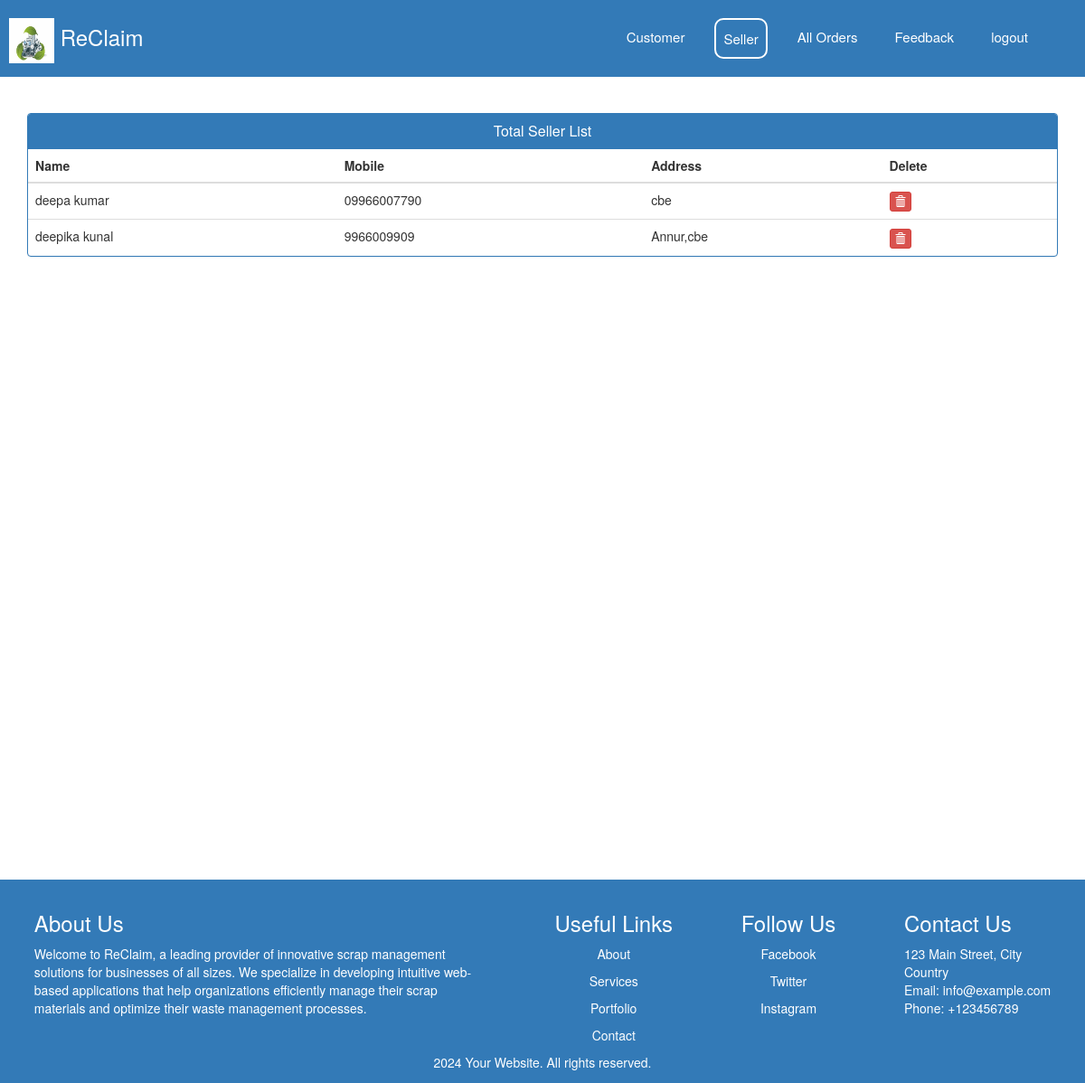
/view-seller (signed in), run on the app's committed database.
### ecom/models.py (models this page shows, shortened)
class Seller(models.Model):
    user=models.OneToOneField(User,on_delete=models.CASCADE)
    description = models.CharField(max_length=150)
    address = models.CharField(max_length=150)
    mobile = models.CharField(max_length=20,null=False)
    @property
    def get_name(self):
        return self.user.first_name+" "+self.user.last_name

### ecom/views.py (the view)
# urls.py: path('view-seller', views.view_seller_view,name='view-seller'),
@login_required(login_url='adminlogin')
def view_seller_view(request):
    sellers=models.Seller.objects.all()
    return render(request,'ecom/view_seller.html',{'sellers':sellers})

### templates/ecom/view_seller.html (shortened to what this page needs)
{% extends 'ecom/admin_base.html' %} {% load static %} {% block content %}
<head>
  <link
    href="//netdna.bootstrapcdn.com/bootstrap/3.0.0/css/bootstrap.min.css"
    rel="stylesheet"
    id="bootstrap-css"
  />
</head>
<div>
  <div style="min-height: 91vh" class="container">
    <div style="margin-top: 40px" class="panel panel-primary">
      <div class="panel-heading">
        <h6 class="panel-title">Total Seller List</h6>
      </div>
      <table class="table table-hover" id="dev-table">
        <thead>
          <tr>
            <th>Name</th>
            <th>Mobile</th>
            <th>Address</th>
            <th>Delete</th>
          </tr>
        </thead>
        {% for c in sellers %}
        <tr>
          <td>{{c.get_name}}</td>
          <td>{{c.mobile}}</td>
          <td>{{c.address}}</td>
          <td>
            <a
              class="btn btn-danger btn-xs"
              href="{% url 'delete-seller' c.id  %}"
              ><span class="glyphicon glyphicon-trash"></span
            ></a>
          </td>
        </tr>
        {% endfor %}
      </table>
    </div>
  </div>
</div>
{% endblock content %}

### templates/ecom/view_seller.html (style rules this page uses)
a:link { text-decoration: none; }
h6 { text-align: center; }

### data on the page
Seller: get_name "deepa kumar", mobile "09966007790", address "cbe"
Seller: get_name "deepika kunal", mobile "9966009909", address "Annur,cbe"
